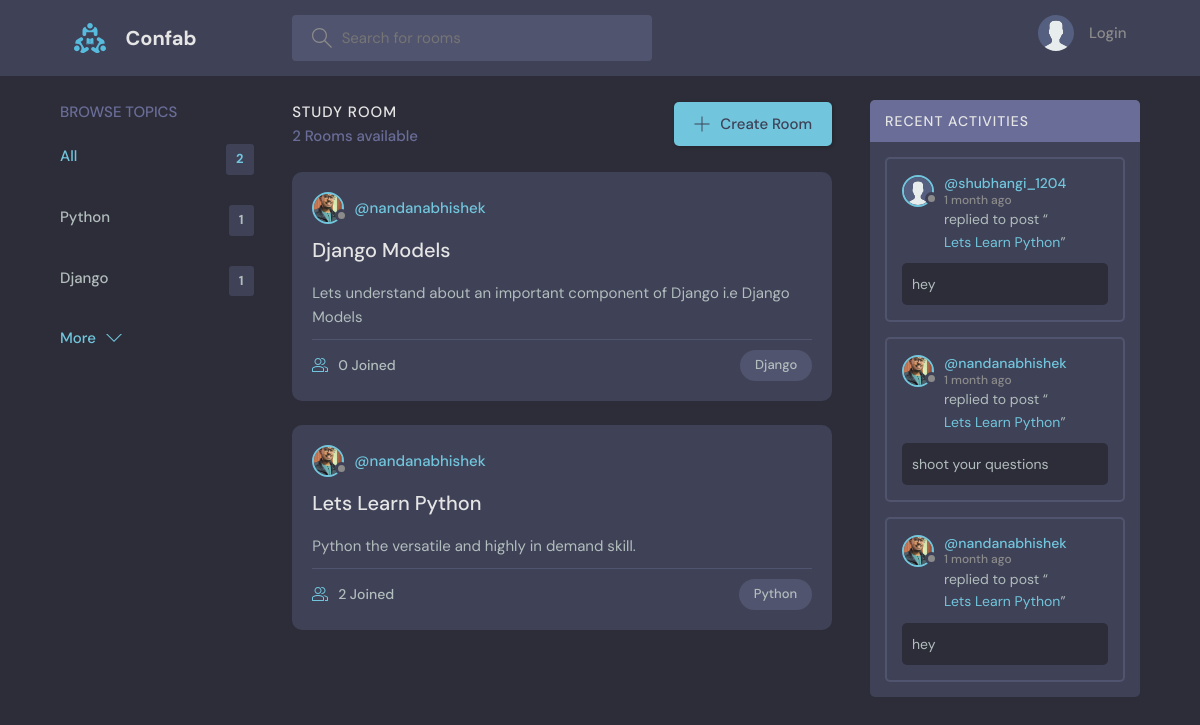
/, run on an earlier commit of the app's database.
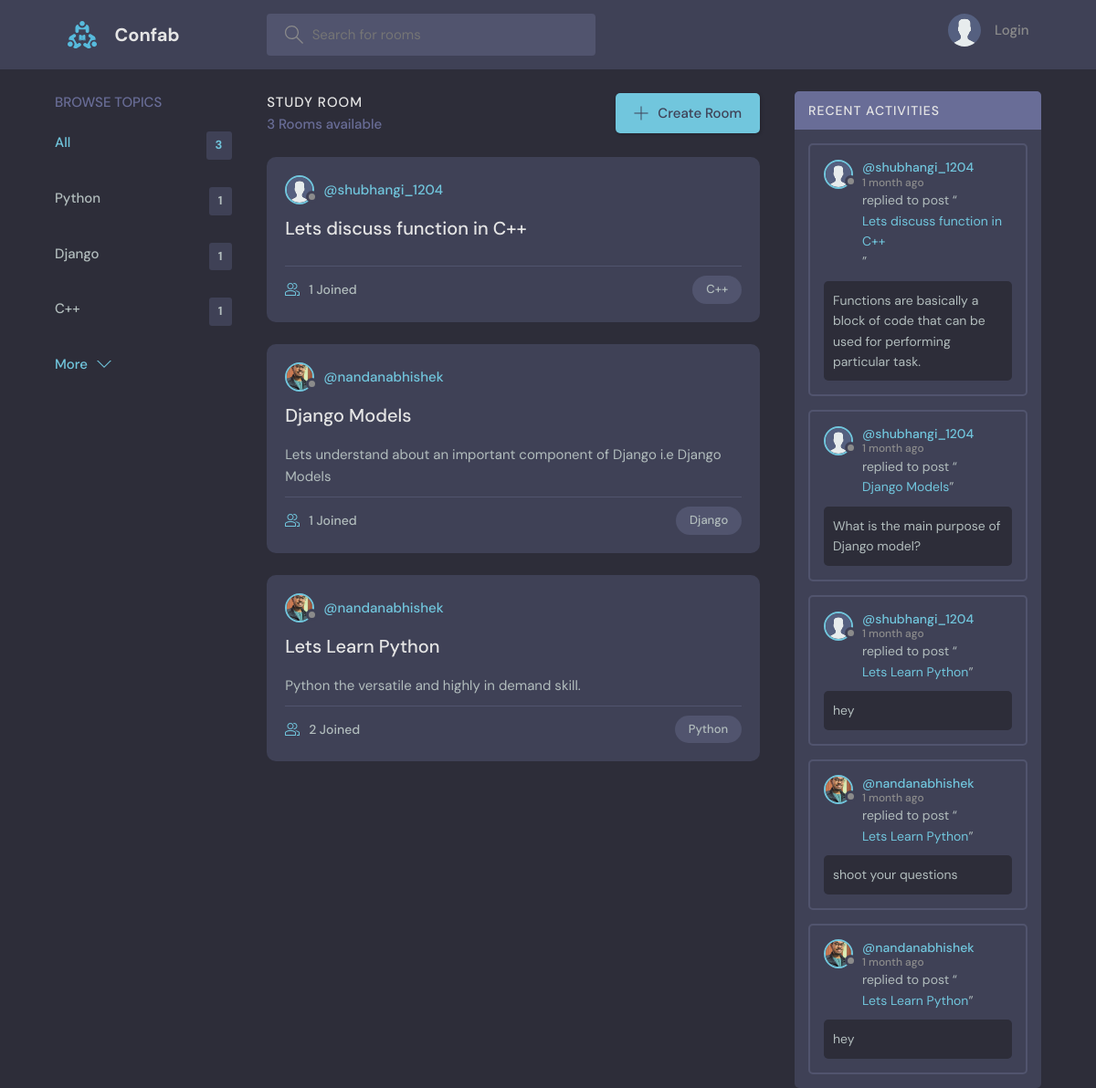
And on a later commit of the database.
### base/models.py (models this page shows, shortened)
class Topic(models.Model):
    name = models.CharField(max_length=200)

class Room(models.Model):
    host = models.ForeignKey(User, on_delete=models.SET_NULL, null=True)
    topic = models.ForeignKey(Topic, on_delete=models.SET_NULL, null=True)
    name = models.CharField(max_length=200)
    description = models.TextField(null=True, blank=True)
    participants = models.ManyToManyField(User, related_name='participants', blank=True)
    updated = models.DateTimeField(auto_now=True)
    created = models.DateTimeField(auto_now_add=True)
    class Meta:
        ordering = ['-updated', '-created']
    def __str__(self) -> str:
        return self.name

class User(AbstractUser):
    name = models.CharField(max_length=50, null=True)
    email = models.EmailField(unique=True, null=True)
    bio = models.TextField(null=True)
    avatar = models.ImageField(null=True, default="avatar.svg")
    url_fb = models.URLField(null=True, blank=True, verbose_name='Url-Facebook')
    url_insta = models.URLField(null=True, blank=True, verbose_name='Url-Instagram')
    url_linkedin = models.URLField(null=True, blank=True, verbose_name='Url-Linkedin')
    url_git = models.URLField(null=True, blank=True, verbose_name='Url-GitHub')
    USERNAME_FIELD = 'email'
    REQUIRED_FIELDS = []

class Message(models.Model):
    user = models.ForeignKey(User, on_delete=models.CASCADE)
    room = models.ForeignKey(Room, on_delete=models.CASCADE)
    body = models.TextField()
    updated = models.DateTimeField(auto_now=True)
    created = models.DateTimeField(auto_now_add=True)
    class Meta:
        ordering = ['-updated', '-created']

### base/views.py (the view)
# urls.py: path('', views.home, name='home'),
def home(request):
    q = request.GET.get('q') if request.GET.get('q') != None else ''
    rooms = Room.objects.filter(
        Q(topic__name__icontains=q) |
        Q(name__icontains=q) |
        Q(description__icontains=q)
    )
    topics = Topic.objects.all()[0:5]
    room_count = rooms.count()
    room_messages = Message.objects.filter(Q(room__topic__name__icontains=q))[:5] # this will post only latest 5 messages in Activity section
    context = {'rooms':rooms, 'topics': topics, 'room_count': room_count, 'room_messages': room_messages}
    return render(request, 'base/home.html', context)

### base/templates/base/home.html (shortened to what this page needs)
{% extends 'main.html' %}
{% block content %}
<main class="layout layout--3">
  <div class="container">
    {% include 'base/topics_component.html' %}
    <div class="roomList">
      <div class="roomList__header">
        <div>
          <h2>Study Room</h2>
          <p>{{room_count}} Rooms available</p>
        </div>
        <a class="btn btn--main" href="{% url 'create-room' %}">
          <svg
            version="1.1"
            xmlns="http://www.w3.org/2000/svg"
            width="32"
            height="32"
            viewBox="0 0 32 32"
          >
            <title>add</title>
            <path
              d="M16.943 0.943h-1.885v14.115h-14.115v1.885h14.115v14.115h1.885v-14.115h14.115v-1.885h-14.115v-14.115z"
            ></path>
          </svg>
          Create Room
        </a>
      </div>
      {% include 'base/feed_component.html' %}
    </div>
    {% include 'base/activity_component.html' %}
  </div>
</main>
{% endblock content %}

### base/templates/base/topics_component.html
<div class="topics">
  <div class="topics__header">
    <h2>Browse Topics</h2>
  </div>
  <ul class="topics__list">
    <li>
      <a href="{% url 'home' %}" class="active">All <span>{{topics.count}}</span></a>
    </li>
    {% for topic in topics %}
    <li>
      <a href="{% url 'home' %}?q={{topic.name}}">{{topic.name}}<span>{{topic.room_set.all.count}}</span></a>
    </li>
    {% endfor %}
  </ul>
  <a class="btn btn--link" href="{% url 'topics' %}">
    More
    <svg version="1.1" xmlns="http://www.w3.org/2000/svg" width="32" height="32" viewBox="0 0 32 32">
      <title>chevron-down</title>
      <path d="M16 21l-13-13h-3l16 16 16-16h-3l-13 13z"></path>
    </svg>
  </a>
</div>

### base/templates/base/feed_component.html (shortened to what this page needs)
{% for room in rooms %}
<div class="roomListRoom">
  <div class="roomListRoom__header">
    <a
      href="{% url 'user-profile' room.host.id %}"
      class="roomListRoom__author"
    >
      <div class="avatar avatar--small">
        <img src="{{room.host.avatar.url}}" />
      </div>
      <span>@{{room.host.username}}</span>
    </a>
  </div>
  <div class="roomListRoom__content">
    <a href="{% url 'room' room.id %}">{{room.name}}</a>
    <p>{{room.description}}</p>
  </div>
  <div class="roomListRoom__meta">
    <a href="{% url 'room' room.id %}" class="roomListRoom__joined">
      {{room.participants.all.count}} Joined
    </a>
    <p class="roomListRoom__topic">{{room.topic.name}}</p>
  </div>
</div>
{% endfor %}

### base/templates/base/activity_component.html (shortened to what this page needs)
<div class="activities">
  <div class="activities__header">
    <h2>Recent Activities</h2>
  </div>
  {% for message in room_messages%}
  <div class="activities__box">
    <div class="activities__boxHeader roomListRoom__header">
      <a
        href="{% url 'user-profile' message.user.id %}"
        class="roomListRoom__author"
      >
        <div class="avatar avatar--small">
          <img src="{{message.user.avatar.url}}" />
        </div>
        <p>
          @{{message.user.username}}
          <span>{{message.created|timesince}} ago</span>
        </p>
      </a>
    </div>
    <div class="activities__boxContent">
      <p>
        replied to post “<a href="{% url 'room' message.room.id %}"
          >{{message.room}}</a
        >”
      </p>
      <div class="activities__boxRoomContent">{{message.body}}</div>
    </div>
  </div>
  {% endfor %}
</div>

What changed in the data, as far as the page shows it:
added Topic: name "C++", room_set.all.count "1"
added Room: host.avatar (placeholder picture), host.username "shubhangi_1204", name "Lets discuss function in C++", participants.all.count "1", topic.name "C++"
computed for Room "Django Models": participants.all.count "0" → "1"
added Message: user.avatar (placeholder picture), user.username "shubhangi_1204", created "1 month", room "Lets discuss function in C++", body "Functions are basically a block of code that can be used for performing particular task."
added Message: user.avatar (placeholder picture), user.username "shubhangi_1204", created "1 month", room "Django Models", body "What is the main purpose of Django model?"
Also different on the page:
{{ topics.count }}: "2" → "3"
{{ room_count }}: "2" → "3"
